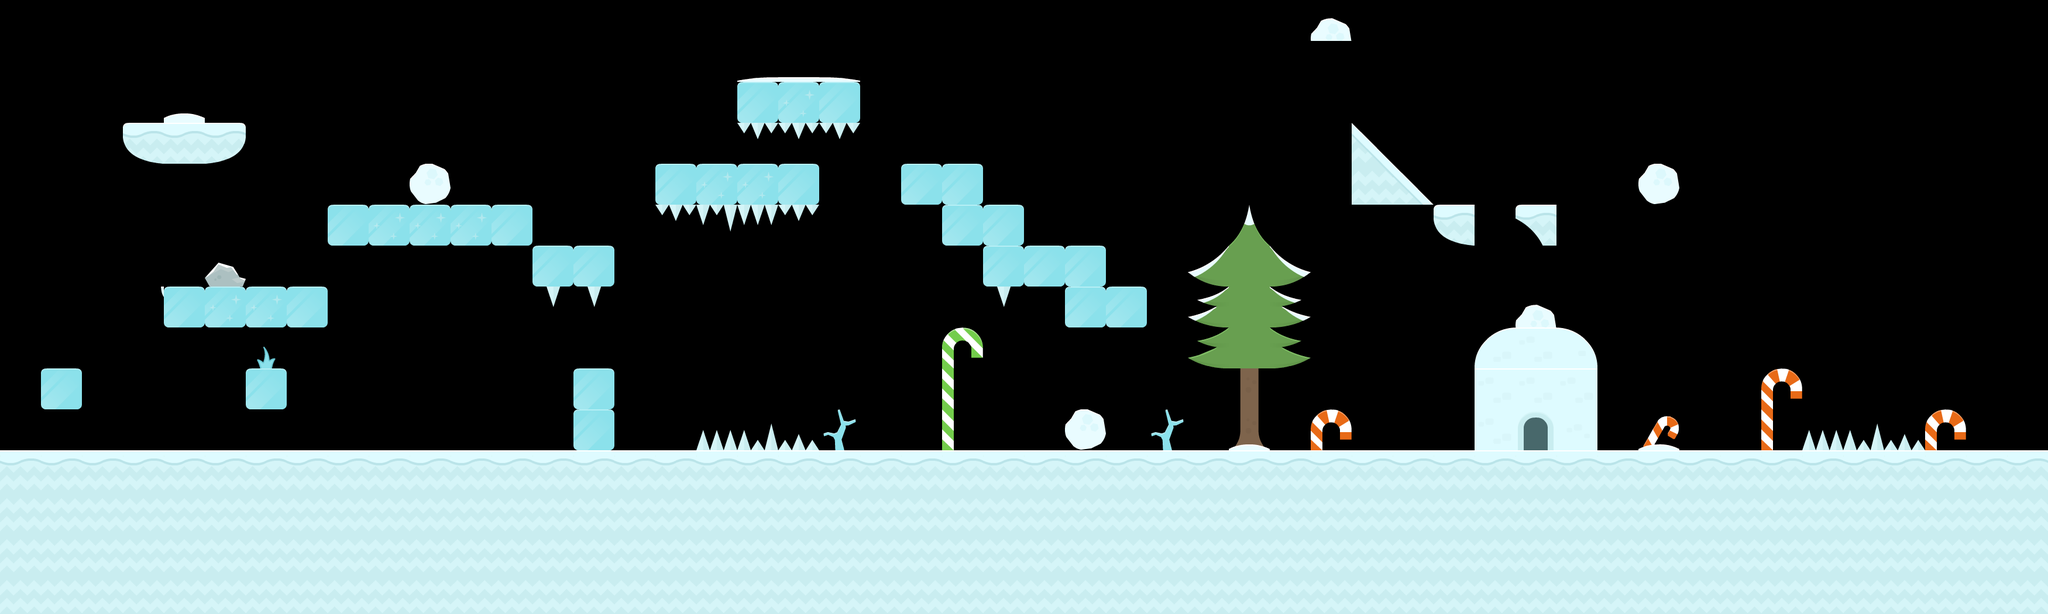

Tiled map render using the project's own tile images. Description and the whole map definition, tile-layer contents included, below:
An orthogonal 50x15 tile map with 70x70 px tiles, 2 tile layers (ground, obstacles) and 23 objects (9x star, 7x spikes, 3x health, 3x snowman, penguin-spawn).

<map version="1.5" tiledversion="1.7.0" orientation="orthogonal" renderorder="right-down" width="50" height="15" tilewidth="70" tileheight="70" infinite="0" nextlayerid="4" nextobjectid="31">
 <editorsettings>
  <export target="../../public/assets/map.json" format="json" />
 </editorsettings>
 <tileset firstgid="1" name="iceworld" tilewidth="70" tileheight="70" tilecount="98" columns="14">
  <image source="../../public/assets/sheet.png" width="980" height="490" />
  <tile id="0">
   <properties>
    <property name="collides" type="bool" value="false" />
   </properties>
  </tile>
  <tile id="1">
   <properties>
    <property name="collides" type="bool" value="true" />
   </properties>
  </tile>
  <tile id="2">
   <properties>
    <property name="collides" type="bool" value="true" />
   </properties>
  </tile>
  <tile id="3">
   <properties>
    <property name="collides" type="bool" value="true" />
   </properties>
  </tile>
  <tile id="4">
   <properties>
    <property name="collides" type="bool" value="true" />
   </properties>
  </tile>
  <tile id="5">
   <properties>
    <property name="collides" type="bool" value="true" />
   </properties>
  </tile>
  <tile id="6">
   <properties>
    <property name="collides" type="bool" value="false" />
   </properties>
  </tile>
  <tile id="7">
   <properties>
    <property name="collides" type="bool" value="false" />
   </properties>
  </tile>
  <tile id="8">
   <properties>
    <property name="collides" type="bool" value="true" />
   </properties>
  </tile>
  <tile id="9">
   <properties>
    <property name="collides" type="bool" value="true" />
   </properties>
  </tile>
  <tile id="10">
   <properties>
    <property name="collides" type="bool" value="true" />
   </properties>
  </tile>
  <tile id="11">
   <properties>
    <property name="collides" type="bool" value="true" />
   </properties>
  </tile>
  <tile id="12">
   <properties>
    <property name="collides" type="bool" value="true" />
   </properties>
  </tile>
  <tile id="13">
   <properties>
    <property name="collides" type="bool" value="true" />
   </properties>
  </tile>
  <tile id="14">
   <properties>
    <property name="collides" type="bool" value="false" />
   </properties>
  </tile>
  <tile id="15">
   <properties>
    <property name="collides" type="bool" value="true" />
   </properties>
  </tile>
  <tile id="16">
   <properties>
    <property name="collides" type="bool" value="true" />
   </properties>
  </tile>
  <tile id="17">
   <properties>
    <property name="collides" type="bool" value="true" />
   </properties>
  </tile>
  <tile id="18">
   <properties>
    <property name="collides" type="bool" value="true" />
   </properties>
  </tile>
  <tile id="19">
   <properties>
    <property name="collides" type="bool" value="true" />
   </properties>
  </tile>
  <tile id="20">
   <properties>
    <property name="collides" type="bool" value="true" />
   </properties>
  </tile>
  <tile id="21">
   <properties>
    <property name="collides" type="bool" value="true" />
   </properties>
  </tile>
  <tile id="22">
   <properties>
    <property name="collides" type="bool" value="true" />
   </properties>
  </tile>
  <tile id="23">
   <properties>
    <property name="collides" type="bool" value="true" />
   </properties>
  </tile>
  <tile id="24">
   <properties>
    <property name="collides" type="bool" value="false" />
   </properties>
  </tile>
  <tile id="25">
   <properties>
    <property name="collides" type="bool" value="false" />
   </properties>
  </tile>
  <tile id="26">
   <properties>
    <property name="collides" type="bool" value="false" />
   </properties>
  </tile>
  <tile id="27">
   <properties>
    <property name="collides" type="bool" value="false" />
   </properties>
  </tile>
  <tile id="28">
   <properties>
    <property name="collides" type="bool" value="false" />
   </properties>
  </tile>
  <tile id="29">
   <properties>
    <property name="collides" type="bool" value="false" />
   </properties>
  </tile>
  <tile id="30">
   <properties>
    <property name="collides" type="bool" value="false" />
   </properties>
  </tile>
  <tile id="31">
   <properties>
    <property name="collides" type="bool" value="false" />
   </properties>
  </tile>
  <tile id="32">
   <properties>
    <property name="collides" type="bool" value="false" />
   </properties>
  </tile>
  <tile id="33">
   <properties>
    <property name="collides" type="bool" value="false" />
   </properties>
  </tile>
  <tile id="34">
   <properties>
    <property name="collides" type="bool" value="false" />
   </properties>
  </tile>
  <tile id="35">
   <properties>
    <property name="collides" type="bool" value="false" />
   </properties>
  </tile>
  <tile id="36">
   <properties>
    <property name="collides" type="bool" value="false" />
   </properties>
  </tile>
  <tile id="37">
   <properties>
    <property name="collides" type="bool" value="false" />
   </properties>
  </tile>
  <tile id="38">
   <properties>
    <property name="collides" type="bool" value="false" />
   </properties>
  </tile>
  <tile id="39">
   <properties>
    <property name="collides" type="bool" value="false" />
   </properties>
  </tile>
  <tile id="40">
   <properties>
    <property name="collides" type="bool" value="false" />
   </properties>
  </tile>
  <tile id="41">
   <properties>
    <property name="collides" type="bool" value="false" />
   </properties>
  </tile>
  <tile id="42">
   <properties>
    <property name="collides" type="bool" value="false" />
   </properties>
  </tile>
  <tile id="43">
   <properties>
    <property name="collides" type="bool" value="false" />
   </properties>
  </tile>
  <tile id="44">
   <properties>
    <property name="collides" type="bool" value="false" />
   </properties>
  </tile>
  <tile id="45">
   <properties>
    <property name="collides" type="bool" value="false" />
   </properties>
  </tile>
  <tile id="46">
   <properties>
    <property name="collides" type="bool" value="false" />
   </properties>
  </tile>
  <tile id="47">
   <properties>
    <property name="collides" type="bool" value="false" />
   </properties>
  </tile>
  <tile id="48">
   <properties>
    <property name="collides" type="bool" value="false" />
   </properties>
  </tile>
  <tile id="49">
   <properties>
    <property name="collides" type="bool" value="false" />
   </properties>
  </tile>
  <tile id="50">
   <properties>
    <property name="collides" type="bool" value="false" />
   </properties>
  </tile>
  <tile id="51">
   <properties>
    <property name="collides" type="bool" value="false" />
   </properties>
  </tile>
  <tile id="52">
   <properties>
    <property name="collides" type="bool" value="false" />
   </properties>
  </tile>
  <tile id="53">
   <properties>
    <property name="collides" type="bool" value="false" />
   </properties>
  </tile>
  <tile id="54">
   <properties>
    <property name="collides" type="bool" value="false" />
   </properties>
  </tile>
  <tile id="55">
   <properties>
    <property name="collides" type="bool" value="false" />
   </properties>
  </tile>
  <tile id="56">
   <properties>
    <property name="collides" type="bool" value="false" />
   </properties>
  </tile>
  <tile id="57">
   <properties>
    <property name="collides" type="bool" value="false" />
   </properties>
  </tile>
  <tile id="58">
   <properties>
    <property name="collides" type="bool" value="false" />
   </properties>
  </tile>
  <tile id="59">
   <properties>
    <property name="collides" type="bool" value="false" />
   </properties>
  </tile>
  <tile id="60">
   <properties>
    <property name="collides" type="bool" value="false" />
   </properties>
  </tile>
  <tile id="61">
   <properties>
    <property name="collides" type="bool" value="false" />
   </properties>
  </tile>
  <tile id="62">
   <properties>
    <property name="collides" type="bool" value="false" />
   </properties>
  </tile>
  <tile id="63">
   <properties>
    <property name="collides" type="bool" value="false" />
   </properties>
  </tile>
  <tile id="64">
   <properties>
    <property name="collides" type="bool" value="false" />
   </properties>
  </tile>
  <tile id="65">
   <properties>
    <property name="collides" type="bool" value="false" />
   </properties>
  </tile>
  <tile id="66">
   <properties>
    <property name="collides" type="bool" value="false" />
   </properties>
  </tile>
  <tile id="67">
   <properties>
    <property name="collides" type="bool" value="false" />
   </properties>
  </tile>
  <tile id="68">
   <properties>
    <property name="collides" type="bool" value="false" />
   </properties>
  </tile>
  <tile id="69">
   <properties>
    <property name="collides" type="bool" value="false" />
   </properties>
  </tile>
  <tile id="70">
   <properties>
    <property name="collides" type="bool" value="false" />
   </properties>
  </tile>
  <tile id="71">
   <properties>
    <property name="collides" type="bool" value="false" />
   </properties>
  </tile>
  <tile id="72">
   <properties>
    <property name="collides" type="bool" value="false" />
   </properties>
  </tile>
  <tile id="73">
   <properties>
    <property name="collides" type="bool" value="false" />
   </properties>
  </tile>
  <tile id="74">
   <properties>
    <property name="collides" type="bool" value="false" />
   </properties>
  </tile>
  <tile id="75">
   <properties>
    <property name="collides" type="bool" value="false" />
   </properties>
  </tile>
  <tile id="76">
   <properties>
    <property name="collides" type="bool" value="false" />
   </properties>
  </tile>
  <tile id="77">
   <properties>
    <property name="collides" type="bool" value="false" />
   </properties>
  </tile>
  <tile id="78">
   <properties>
    <property name="collides" type="bool" value="false" />
   </properties>
  </tile>
  <tile id="79">
   <properties>
    <property name="collides" type="bool" value="false" />
   </properties>
  </tile>
  <tile id="80">
   <properties>
    <property name="collides" type="bool" value="false" />
   </properties>
  </tile>
  <tile id="81">
   <properties>
    <property name="collides" type="bool" value="false" />
   </properties>
  </tile>
  <tile id="82">
   <properties>
    <property name="collides" type="bool" value="false" />
   </properties>
  </tile>
  <tile id="83">
   <properties>
    <property name="collides" type="bool" value="false" />
   </properties>
  </tile>
  <tile id="84">
   <properties>
    <property name="collides" type="bool" value="false" />
   </properties>
  </tile>
  <tile id="85">
   <properties>
    <property name="collides" type="bool" value="false" />
   </properties>
  </tile>
  <tile id="86">
   <properties>
    <property name="collides" type="bool" value="false" />
   </properties>
  </tile>
  <tile id="87">
   <properties>
    <property name="collides" type="bool" value="false" />
   </properties>
  </tile>
  <tile id="88">
   <properties>
    <property name="collides" type="bool" value="false" />
   </properties>
  </tile>
  <tile id="89">
   <properties>
    <property name="collides" type="bool" value="false" />
   </properties>
  </tile>
  <tile id="90">
   <properties>
    <property name="collides" type="bool" value="false" />
   </properties>
  </tile>
  <tile id="91">
   <properties>
    <property name="collides" type="bool" value="false" />
   </properties>
  </tile>
  <tile id="92">
   <properties>
    <property name="collides" type="bool" value="false" />
   </properties>
  </tile>
  <tile id="93">
   <properties>
    <property name="collides" type="bool" value="false" />
   </properties>
  </tile>
  <tile id="94">
   <properties>
    <property name="collides" type="bool" value="false" />
   </properties>
  </tile>
  <tile id="95">
   <properties>
    <property name="collides" type="bool" value="false" />
   </properties>
  </tile>
  <tile id="96">
   <properties>
    <property name="collides" type="bool" value="false" />
   </properties>
  </tile>
  <tile id="97">
   <properties>
    <property name="collides" type="bool" value="false" />
   </properties>
  </tile>
 </tileset>
 <layer id="1" name="ground" width="50" height="15">
  <data encoding="csv">
0,0,0,0,0,0,0,0,0,0,0,0,0,0,0,0,0,0,0,0,0,0,0,0,0,0,0,0,0,0,0,0,26,0,0,0,0,0,0,0,0,0,0,0,0,0,0,0,0,0,
0,0,0,0,0,0,0,0,0,0,0,0,0,0,0,0,0,0,30,31,32,0,0,0,0,0,0,0,0,0,0,0,0,0,0,0,0,0,0,0,0,0,0,0,0,0,0,0,0,0,
0,0,0,0,34,0,0,0,0,0,0,0,0,0,0,0,0,0,11,12,11,0,0,0,0,0,0,0,0,0,0,0,0,0,0,0,0,0,0,0,0,0,0,0,0,0,0,0,0,0,
0,0,0,6,4,20,0,0,0,0,0,0,0,0,0,0,0,0,0,0,0,0,0,0,0,0,0,0,0,0,0,0,0,7,0,0,0,0,0,0,0,0,0,0,0,0,0,0,0,0,
0,0,0,0,0,0,0,0,0,0,25,0,0,0,0,0,11,12,12,11,0,0,11,11,0,0,0,0,0,0,0,0,0,21,7,0,0,0,0,0,25,0,0,0,0,0,0,0,0,0,
0,0,0,0,0,0,0,0,11,12,12,12,11,0,0,0,0,0,0,0,0,0,0,11,11,0,0,0,0,0,85,0,0,0,0,6,0,16,0,0,0,0,0,0,0,0,0,0,0,0,
0,0,0,0,0,61,0,0,0,0,0,0,0,11,11,0,0,0,0,0,0,0,0,0,11,11,11,0,0,82,80,83,0,0,0,0,0,0,0,0,0,0,0,0,0,0,0,0,0,0,
0,0,0,15,11,12,12,11,0,0,0,0,0,0,0,0,0,0,0,0,0,0,0,0,0,0,11,11,0,96,80,97,0,0,0,0,0,26,0,0,0,0,0,0,0,0,0,0,0,0,
0,0,0,0,0,0,57,0,0,0,0,0,0,0,0,0,0,0,0,0,0,0,0,68,0,0,0,0,0,93,94,95,0,0,0,0,40,41,42,0,0,0,0,0,0,0,0,0,0,0,
0,11,0,0,0,0,11,0,0,0,0,0,0,0,11,0,0,0,0,0,0,0,0,69,0,0,0,0,0,0,74,0,0,0,0,0,41,41,41,0,0,0,0,63,0,0,0,0,0,0,
0,0,0,0,0,0,0,0,0,0,0,0,0,0,11,0,0,0,0,0,59,0,0,69,0,0,25,0,59,0,73,0,63,0,0,0,54,56,55,0,66,0,0,65,0,0,0,63,0,0,
4,4,4,4,4,4,4,4,4,4,4,4,4,4,4,4,4,4,4,4,4,4,4,4,4,4,4,4,4,4,4,4,4,4,4,4,4,4,4,4,4,4,4,4,4,4,4,4,4,4,
17,17,17,17,17,17,17,17,17,17,17,17,17,17,17,17,17,17,17,17,17,17,17,17,17,17,17,17,17,17,17,17,17,17,17,17,17,17,17,17,17,17,17,17,17,17,17,17,17,17,
17,17,17,17,17,17,17,17,17,17,17,17,17,17,17,17,17,17,17,17,17,17,17,17,17,17,17,17,17,17,17,17,17,17,17,17,17,17,17,17,17,17,17,17,17,17,17,17,17,17,
17,17,17,17,17,17,17,17,17,17,17,17,17,17,17,17,17,17,17,17,17,17,17,17,17,17,17,17,17,17,17,17,17,17,17,17,17,17,17,17,17,17,17,17,17,17,17,17,17,17
</data>
 </layer>
 <layer id="3" name="obstacles" width="50" height="15">
  <data encoding="csv">
0,0,0,0,0,0,0,0,0,0,0,0,0,0,0,0,0,0,0,0,0,0,0,0,0,0,0,0,0,0,0,0,0,0,0,0,0,0,0,0,0,0,0,0,0,0,0,0,0,0,
0,0,0,0,0,0,0,0,0,0,0,0,0,0,0,0,0,0,0,0,0,0,0,0,0,0,0,0,0,0,0,0,0,0,0,0,0,0,0,0,0,0,0,0,0,0,0,0,0,0,
0,0,0,0,0,0,0,0,0,0,0,0,0,0,0,0,0,0,0,0,0,0,0,0,0,0,0,0,0,0,0,0,0,0,0,0,0,0,0,0,0,0,0,0,0,0,0,0,0,0,
0,0,0,0,0,0,0,0,0,0,0,0,0,0,0,0,0,0,45,45,45,0,0,0,0,0,0,0,0,0,0,0,0,0,0,0,0,0,0,0,0,0,0,0,0,0,0,0,0,0,
0,0,0,0,0,0,0,0,0,0,0,0,0,0,0,0,0,0,0,0,0,0,0,0,0,0,0,0,0,0,0,0,0,0,0,0,0,0,0,0,0,0,0,0,0,0,0,0,0,0,
0,0,0,0,0,0,0,0,0,0,0,0,0,0,0,0,45,44,43,45,0,0,0,0,0,0,0,0,0,0,0,0,0,0,0,0,0,0,0,0,0,0,0,0,0,0,0,0,0,0,
0,0,0,0,0,0,0,0,0,0,0,0,0,0,0,0,0,0,0,0,0,0,0,0,0,0,0,0,0,0,0,0,0,0,0,0,0,0,0,0,0,0,0,0,0,0,0,0,0,0,
0,0,0,0,0,0,0,0,0,0,0,0,0,60,60,0,0,0,0,0,0,0,0,0,60,0,0,0,0,0,0,0,0,0,0,0,0,0,0,0,0,0,0,0,0,0,0,0,0,0,
0,0,0,0,0,0,0,0,0,0,0,0,0,0,0,0,0,0,0,0,0,0,0,0,0,0,0,0,0,0,0,0,0,0,0,0,0,0,0,0,0,0,0,0,0,0,0,0,0,0,
0,0,0,0,0,0,0,0,0,0,0,0,0,0,0,0,0,0,0,0,0,0,0,0,0,0,0,0,0,0,0,0,0,0,0,0,0,0,0,0,0,0,0,0,0,0,0,0,0,0,
0,0,0,0,0,0,0,0,0,0,0,0,0,0,0,0,0,46,47,48,0,0,0,0,0,0,0,0,0,0,0,0,0,0,0,0,0,0,0,0,0,0,0,0,46,47,48,0,0,0,
0,0,0,0,0,0,0,0,0,0,0,0,0,0,0,0,0,0,0,0,0,0,0,0,0,0,0,0,0,0,0,0,0,0,0,0,0,0,0,0,0,0,0,0,0,0,0,0,0,0,
0,0,0,0,0,0,0,0,0,0,0,0,0,0,0,0,0,0,0,0,0,0,0,0,0,0,0,0,0,0,0,0,0,0,0,0,0,0,0,0,0,0,0,0,0,0,0,0,0,0,
0,0,0,0,0,0,0,0,0,0,0,0,0,0,0,0,0,0,0,0,0,0,0,0,0,0,0,0,0,0,0,0,0,0,0,0,0,0,0,0,0,0,0,0,0,0,0,0,0,0,
0,0,0,0,0,0,0,0,0,0,0,0,0,0,0,0,0,0,0,0,0,0,0,0,0,0,0,0,0,0,0,0,0,0,0,0,0,0,0,0,0,0,0,0,0,0,0,0,0,0
</data>
 </layer>
 <objectgroup id="2" name="objects">
  <object id="1" name="penguin-spawn" x="230.303" y="715.152" width="51.5152" height="42.4242" />
  <object id="2" name="star" x="769.818" y="700.591" width="69.5455" height="66.5455" />
  <object id="6" name="star" x="1189.23" y="490.727" width="69.5455" height="66.5455" />
  <object id="7" name="star" x="1402.56" y="561.394" width="69.5455" height="66.5455" />
  <object id="8" name="star" x="979.894" y="142.727" width="69.5455" height="66.5455" />
  <object id="9" name="star" x="278.561" y="70.7273" width="69.5455" height="66.5455" />
  <object id="10" name="star" x="1327.89" y="70.7273" width="69.5455" height="66.5455" />
  <object id="11" name="star" x="2449.23" y="281.394" width="69.5455" height="66.5455" />
  <object id="12" name="star" x="2801.23" y="281.394" width="69.5455" height="66.5455" />
  <object id="13" name="star" x="2377.23" y="702.727" width="69.5455" height="66.5455" />
  <object id="14" name="spikes" x="1190.33" y="741.667" width="208.667" height="28" />
  <object id="19" name="spikes" x="933" y="491" width="23.3333" height="33" />
  <object id="20" name="spikes" x="1004.67" y="490.667" width="21" height="32.3333" />
  <object id="21" name="spikes" x="1122" y="351.333" width="276.667" height="26" />
  <object id="22" name="spikes" x="1704.67" y="491.333" width="21.3333" height="30.6667" />
  <object id="23" name="spikes" x="3081.33" y="742" width="206" height="26.6667" />
  <object id="24" name="spikes" x="1261.33" y="210.667" width="204" height="14.6667" />
  <object id="25" name="health" x="560" y="630" width="70" height="68" />
  <object id="26" name="health" x="702" y="138" width="66" height="70" />
  <object id="27" name="health" x="1190" y="206" width="70" height="74" />
  <object id="28" name="snowman" x="639.333" y="692" width="68" height="68.3333" />
  <object id="29" name="snowman" x="631.332" y="279.353" width="67.3333" height="70.3333" rotation="0.537714" />
  <object id="30" name="snowman" x="1682.67" y="700" width="66.6667" height="64" />
 </objectgroup>
</map>
